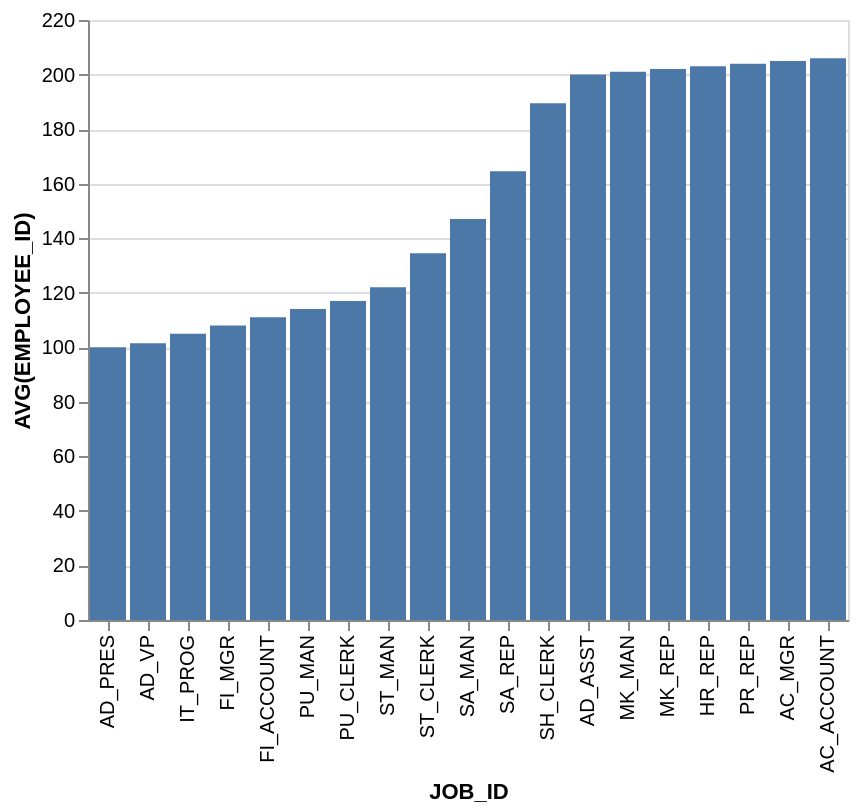

Write a Vega-Lite specification for this figure.
### Vega-Lite specification from a JSON file in a GitHub repository (floating-point values rounded to 4 significant figures)
{"data": {"values": [{"x_data": "AD_PRES", "y_data": 100}, {"x_data": "AD_VP", "y_data": 101.5}, {"x_data": "IT_PROG", "y_data": 105}, {"x_data": "FI_MGR", "y_data": 108}, {"x_data": "FI_ACCOUNT", "y_data": 111}, {"x_data": "PU_MAN", "y_data": 114}, {"x_data": "PU_CLERK", "y_data": 117}, {"x_data": "ST_MAN", "y_data": 122}, {"x_data": "ST_CLERK", "y_data": 134.5}, {"x_data": "SA_MAN", "y_data": 147}, {"x_data": "SA_REP", "y_data": 164.5}, {"x_data": "SH_CLERK", "y_data": 189.5}, {"x_data": "AD_ASST", "y_data": 200}, {"x_data": "MK_MAN", "y_data": 201}, {"x_data": "MK_REP", "y_data": 202}, {"x_data": "HR_REP", "y_data": 203}, {"x_data": "PR_REP", "y_data": 204}, {"x_data": "AC_MGR", "y_data": 205}, {"x_data": "AC_ACCOUNT", "y_data": 206}]}, "mark": "bar", "encoding": {"x": {"field": "x_data", "type": "nominal", "title": "JOB_ID", "sort": {"op": "sum", "field": "y_data", "order": "ascending"}}, "y": {"field": "y_data", "type": "quantitative", "title": "AVG(EMPLOYEE_ID)"}}}
